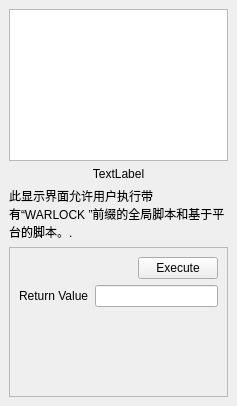
<?xml version="1.0" encoding="UTF-8"?>
<ui version="4.0">
 <class>ScriptBrowserDockWidget</class>
 <widget class="QDockWidget" name="ScriptBrowserDockWidget">
  <property name="geometry">
   <rect>
    <x>0</x>
    <y>0</y>
    <width>237</width>
    <height>406</height>
   </rect>
  </property>
  <property name="allowedAreas">
   <set>Qt::LeftDockWidgetArea|Qt::RightDockWidgetArea</set>
  </property>
  <property name="windowTitle">
   <string>脚本浏览器</string>
  </property>
  <widget class="QWidget" name="dockWidgetContents">
   <layout class="QVBoxLayout" name="verticalLayout_2">
    <item>
     <widget class="QSplitter" name="splitter">
      <property name="orientation">
       <enum>Qt::Vertical</enum>
      </property>
      <widget class="QTreeWidget" name="treeWidget">
       <property name="sizePolicy">
        <sizepolicy hsizetype="Expanding" vsizetype="Expanding">
         <horstretch>0</horstretch>
         <verstretch>1</verstretch>
        </sizepolicy>
       </property>
       <property name="minimumSize">
        <size>
         <width>0</width>
         <height>150</height>
        </size>
       </property>
       <attribute name="headerVisible">
        <bool>false</bool>
       </attribute>
       <column>
        <property name="text">
         <string notr="true">1</string>
        </property>
       </column>
      </widget>
     </widget>
    </item>
    <item>
     <widget class="QLabel" name="scriptNameLabel">
      <property name="text">
       <string>TextLabel</string>
      </property>
      <property name="alignment">
       <set>Qt::AlignCenter</set>
      </property>
     </widget>
    </item>
    <item>
     <widget class="QLabel" name="emptyMessageLabel">
      <property name="text">
       <string>此显示界面允许用户执行带有“WARLOCK ”前缀的全局脚本和基于平台的脚本。.</string>
      </property>
      <property name="wordWrap">
       <bool>true</bool>
      </property>
     </widget>
    </item>
    <item>
     <widget class="QScrollArea" name="scrollArea">
      <property name="sizePolicy">
       <sizepolicy hsizetype="Expanding" vsizetype="Expanding">
        <horstretch>0</horstretch>
        <verstretch>1</verstretch>
       </sizepolicy>
      </property>
      <property name="minimumSize">
       <size>
        <width>0</width>
        <height>150</height>
       </size>
      </property>
      <property name="widgetResizable">
       <bool>true</bool>
      </property>
      <widget class="QWidget" name="scrollAreaWidgetContents">
       <property name="geometry">
        <rect>
         <x>0</x>
         <y>0</y>
         <width>217</width>
         <height>148</height>
        </rect>
       </property>
       <layout class="QVBoxLayout" name="verticalLayout_3">
        <item>
         <layout class="QHBoxLayout" name="horizontalLayout_2">
          <item>
           <spacer name="horizontalSpacer">
            <property name="orientation">
             <enum>Qt::Horizontal</enum>
            </property>
            <property name="sizeHint" stdset="0">
             <size>
              <width>40</width>
              <height>20</height>
             </size>
            </property>
           </spacer>
          </item>
          <item>
           <widget class="QPushButton" name="executePushButton">
            <property name="text">
             <string>Execute</string>
            </property>
           </widget>
          </item>
         </layout>
        </item>
        <item>
         <layout class="QHBoxLayout" name="horizontalLayout">
          <item>
           <widget class="QLabel" name="returnValueLabel">
            <property name="sizePolicy">
             <sizepolicy hsizetype="Preferred" vsizetype="Preferred">
              <horstretch>0</horstretch>
              <verstretch>0</verstretch>
             </sizepolicy>
            </property>
            <property name="text">
             <string>Return Value</string>
            </property>
           </widget>
          </item>
          <item>
           <widget class="QLineEdit" name="returnValueLineEdit">
            <property name="readOnly">
             <bool>true</bool>
            </property>
           </widget>
          </item>
         </layout>
        </item>
        <item>
         <spacer name="verticalSpacer_2">
          <property name="orientation">
           <enum>Qt::Vertical</enum>
          </property>
          <property name="sizeHint" stdset="0">
           <size>
            <width>20</width>
            <height>40</height>
           </size>
          </property>
         </spacer>
        </item>
       </layout>
      </widget>
     </widget>
    </item>
    <item>
     <spacer name="verticalSpacer">
      <property name="orientation">
       <enum>Qt::Vertical</enum>
      </property>
      <property name="sizeHint" stdset="0">
       <size>
        <width>20</width>
        <height>0</height>
       </size>
      </property>
     </spacer>
    </item>
   </layout>
  </widget>
 </widget>
 <resources/>
 <connections/>
</ui>
